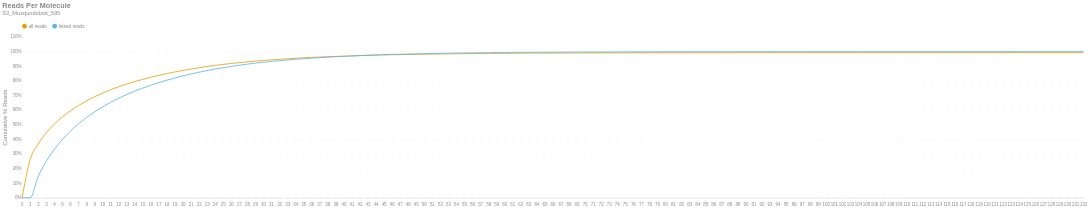

The notebook cell this image was saved under:
### Markdown cell above
### Reads per Molecule
This chart shows the cumulative distribution of the number of reads per linked molecule. That is, how many alignments are associated with a unique molecule. This excludes the number of reads associated with invalid or absent linked-read barcodes. The `linked` histogram is the percentages recalculated when disregarding singletons.

### Code cell
if SKIPLR:
    print_html(f"Skipped")
else:
    counts = np.bincount(valids['reads'].cast(pl.Int64).to_numpy())
    weighted = counts * np.arange(len(counts))
    all_perc = weighted / n_reads
    linked_perc = weighted / n_linked_reads
    linked_perc[1] = 0
    binned_df = pl.DataFrame({
        'readsper': list(range(len(counts))),
        'all reads (cumsum)': np.cumsum(all_perc).tolist(),
        'linked reads (cumsum)': np.cumsum(linked_perc).tolist(),
    })

    with SafeRender(binned_df):
        (
            density_plot(binned_df, 'Reads Per Molecule', samplename, 'readspmol')
            .encode(
                x=alt.X('readsper:O', title=None).axis(labelAngle=0).scale(padding=0),
                y=alt.Y('value:Q', title='Cumulative % Reads').axis(format='%').stack(False),
                color=alt.Color("key:N").scale(domain=["all reads", "linked reads"]),
                tooltip=[
                    alt.Tooltip("key:N", title="Data Type"),
                    alt.Tooltip("readsper:O", title="Reads Per Molecule"),
                    alt.Tooltip("value:Q", format=".2%", title="% Reads (Cum.)")
                ]            
            )
        ).display()

### Figure 1 — Vega-Lite specification as saved in the notebook (floating-point values rounded to 4 significant figures; data arrays with more than 128 entries replaced by an {"elided": "..."} marker saying what was removed)
{"width": "container", "height": 400, "config": {"title": {"anchor": "start", "dy": -15, "fontSize": 18, "color": "#888888", "subtitleColor": "#888888", "subtitleFontSize": 14}, "arc": {"fill": "#0072B2"}, "axis": {"domainColor": "#888888", "domainWidth": 0.5, "gridWidth": 0.2, "grid": false, "titleFontWeight": 400, "titleFontSize": 15, "labelFontSize": 11, "labelColor": "#888888", "tickColor": "#888888", "tickWidth": 0.2, "titleColor": "#888888"}, "axisBand": {"grid": false}, "axisX": {"grid": true, "tickSize": 10, "domainCap": "round"}, "axisY": {"domain": false, "grid": true, "tickSize": 0, "domainCap": "round"}, "background": "transparent", "header": {"labelFontSize": 15, "labelColor": "#888888", "titleFontSize": 15, "titleFontWeight": 600, "titleColor": "#888888"}, "legend": {"labelFont": "sans-serif", "labelFontSize": 12, "labelColor": "#888888", "symbolSize": 100, "symbolType": "circle", "titleFontSize": 12, "titlePadding": 10, "titleColor": "#888888", "title": null, "orient": "top"}, "range": {"category": ["#E69F00", "#56B4E9", "#009E73", "#F0E442", "#0072B2", "#D55E00", "#CC79A7", "#000000"], "diverging": ["#cfe8f3", "#a2d4ec", "#73bfe2", "#46abdb", "#1696d2", "#12719e"]}, "area": {"fill": "#0072B2", "fillOpacity": 0.7, "line": true, "strokeOpacity": 0.7}, "line": {"color": "#0072B2", "stroke": "#0072B2", "strokeWidth": 2}, "trail": {"color": "#0072B2", "stroke": "#0072B2", "strokeWidth": 0, "size": 1}, "point": {"filled": true, "fillOpacity": 1.0, "size": 95}, "text": {"color": "#888888", "fontSize": 11, "align": "right", "fontWeight": 400, "size": 11}, "bar": {"fill": "#0072B2", "stroke": null}, "view": {"stroke": null, "continuousWidth": 660, "continuousHeight": 400}}, "data": {"name": "data-20326b204b4d51f51b3ad5bc82d3969a"}, "mark": {"type": "line", "interpolate": "monotone", "point": {"opacity": 0, "size": 275}}, "encoding": {"color": {"field": "key", "scale": {"domain": ["all reads", "linked reads"]}, "type": "nominal"}, "tooltip": [{"field": "key", "title": "Data Type", "type": "nominal"}, {"field": "readsper", "title": "Reads Per Molecule", "type": "ordinal"}, {"field": "value", "format": ".2%", "title": "% Reads (Cum.)", "type": "quantitative"}], "x": {"axis": {"labelAngle": 0}, "field": "readsper", "scale": {"padding": 0}, "title": null, "type": "ordinal"}, "y": {"axis": {"format": "%"}, "field": "value", "stack": false, "title": "Cumulative % Reads", "type": "quantitative"}}, "params": [{"name": "param_c36ac31b6afebe62", "select": {"type": "point", "fields": ["key"]}, "bind": "legend"}], "title": {"text": "Reads Per Molecule", "subtitle": "S3_Musquodoboit_595"}, "transform": [{"fold": ["all reads (cumsum)", "linked reads (cumsum)"]}, {"calculate": "replace(datum.key, ' (cumsum)', '')", "as": "key"}, {"filter": {"param": "param_c36ac31b6afebe62"}}], "usermeta": {"embedOptions": {"downloadFileName": "S3_Musquodoboit_595.readspmol"}}, "$schema": "https://vega.github.io/schema/vega-lite/v6.1.0.json", "datasets": {"data-20326b204b4d51f51b3ad5bc82d3969a": {"elided": "133 records"}}}
